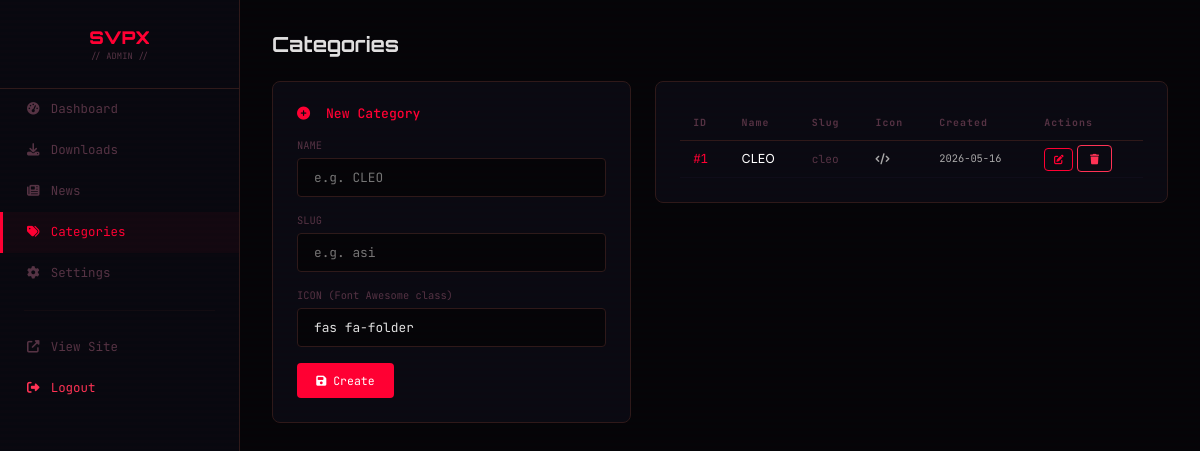
The app's page /admin/categories (signed in) with its own data.
### tables this page shows
CREATE TABLE categories (
            id INTEGER PRIMARY KEY AUTOINCREMENT,
            name TEXT NOT NULL UNIQUE,
            slug TEXT NOT NULL UNIQUE,
            icon TEXT DEFAULT 'fas fa-folder',
            created_at TEXT DEFAULT (datetime('now'))
        );

### app.py (the view, shortened to what this page needs)
@app.route("/admin/categories", methods=["GET", "POST"])
@admin_required
def admin_categories():
    return render_template("admin/categories.html", categories=get_categories())

### app.py (called while the page is built)
def admin_required(f):
    @wraps(f)
    def decorated(*args, **kwargs):
        if not session.get("admin_logged_in"):
            flash("Please login first.", "error")
            return redirect(url_for("admin_login"))
        return f(*args, **kwargs)
    return decorated

@app.context_processor
def inject_globals():
    return {
        "categories": get_categories(),
        "site_name": get_setting("site_name"),
        "server_name": get_setting("server_name"),
        "server_ip": get_setting("server_ip"),
        "discord_link": get_setting("discord_link"),
        "website_version": get_setting("website_version"),
        "current_year": datetime.now().year,
        "format_file_size": format_file_size,
        "get_setting": get_setting,
    }

### database.py (called while the page is built)
def get_db():
    conn = sqlite3.connect(DB_PATH)
    conn.row_factory = sqlite3.Row
    conn.execute("PRAGMA journal_mode=WAL")
    conn.execute("PRAGMA foreign_keys=ON")
    return conn

def get_categories():
    conn = get_db()
    cur = conn.execute("SELECT * FROM categories ORDER BY name")
    items = cur.fetchall()
    conn.close()
    return [dict(c) for c in items]

def get_setting(key):
    conn = get_db()
    cur = conn.execute("SELECT value FROM settings WHERE key=?", (key,))
    row = cur.fetchone()
    conn.close()
    return row["value"] if row else None

### templates/admin/categories.html (shortened to what this page needs)
<!DOCTYPE html>
<html lang="en">
<head>
    <link href="https://cdn.jsdelivr.net/npm/bootstrap@5.3.2/dist/css/bootstrap.min.css" rel="stylesheet">
    <link href="https://cdnjs.cloudflare.com/ajax/libs/font-awesome/6.5.1/css/all.min.css" rel="stylesheet">
</head>
<body>
    <div class="sidebar">
        <div class="sidebar-h"><div class="brand">SVPX</div><div style="font-size:0.55rem;color:var(--muted);font-family:'JetBrains Mono',monospace;">// ADMIN //</div></div>
        <div class="sidebar-nav">
            <a href="{{ url_for('admin_dashboard') }}"><i class="fas fa-tachometer-alt"></i> Dashboard</a>
            <a href="{{ url_for('admin_downloads') }}"><i class="fas fa-download"></i> Downloads</a>
            <a href="{{ url_for('admin_news') }}"><i class="fas fa-newspaper"></i> News</a>
            <a href="{{ url_for('admin_categories') }}" class="active"><i class="fas fa-tags"></i> Categories</a>
            <a href="{{ url_for('admin_settings') }}"><i class="fas fa-cog"></i> Settings</a>
            <hr style="border-color:var(--border);margin:1rem 1.5rem;">
            <a href="{{ url_for('index') }}"><i class="fas fa-external-link-alt"></i> View Site</a>
            <a href="{{ url_for('admin_logout') }}" style="color:#ff3355;"><i class="fas fa-sign-out-alt"></i> Logout</a>
        </div>
    </div>
    <div class="main">
        <h1 style="font-family:'Orbitron',monospace;font-weight:700;font-size:1.3rem;margin-bottom:1.5rem;">Categories</h1>
        <div class="row g-4">
            <div class="col-lg-5">
                <div class="card-c">
                    <h3 style="font-family:'JetBrains Mono',monospace;font-size:0.82rem;color:var(--blue);margin-bottom:1rem;">
                        <i class="fas fa-plus-circle me-2"></i> New Category
                    </h3>
                    <form method="POST" action="{{ url_for('admin_categories') }}">
                        <div class="mb-3">
                            <label style="font-size:0.65rem;color:var(--muted);font-family:'JetBrains Mono',monospace;display:block;margin-bottom:0.3rem;">NAME</label>
                            <input type="text" name="name" class="cyber-inp" required placeholder="e.g. CLEO">
                        </div>
                        <div class="mb-3">
                            <label style="font-size:0.65rem;color:var(--muted);font-family:'JetBrains Mono',monospace;display:block;margin-bottom:0.3rem;">SLUG</label>
                            <input type="text" name="slug" class="cyber-inp" required placeholder="e.g. asi">
                        </div>
                        <div class="mb-3">
                            <label style="font-size:0.65rem;color:var(--muted);font-family:'JetBrains Mono',monospace;display:block;margin-bottom:0.3rem;">ICON (Font Awesome class)</label>
                            <input type="text" name="icon" class="cyber-inp" value="fas fa-folder" placeholder="fas fa-folder">
                        </div>
                        <button type="submit" class="btn-a"><i class="fas fa-save"></i> Create</button>
                    </form>
                </div>
            </div>
            <div class="col-lg-7">
                <div class="card-c">
                    <div style="overflow-x:auto;">
                        <table class="admin-tbl">
                            <thead>
                                <tr><th>ID</th><th>Name</th><th>Slug</th><th>Icon</th><th>Created</th><th>Actions</th></tr>
                            </thead>
                            <tbody>
                                {% for cat in categories %}
                                <tr>
                                    <td style="color:var(--blue);font-family:'JetBrains Mono',monospace;">#{{ cat.id }}</td>
                                    <td style="color:#fff;">{{ cat.name }}</td>
                                    <td style="font-size:0.7rem;font-family:'JetBrains Mono',monospace;color:var(--muted);">{{ cat.slug }}</td>
                                    <td style="font-family:'JetBrains Mono',monospace;font-size:0.7rem;"><i class="{{ cat.icon }}"></i></td>
                                    <td style="font-size:0.65rem;font-family:'JetBrains Mono',monospace;">{{ cat.created_at[:10] }}</td>
                                    <td><a href="{{ url_for('admin_edit_category', category_id=cat.id) }}" class="btn-ao" style="padding:0.25rem 0.55rem;font-size:0.6rem;"><i class="fas fa-edit"></i></a> <a href="{{ url_for('admin_delete_category', category_id=cat.id) }}" class="btn-d" onclick="return confirm('Delete {{ cat.name }}?')"><i class="fas fa-trash"></i></a></td>
                                </tr>
                                {% endfor %}
                            </tbody>
                        </table>
                    </div>
                </div>
            </div>
        </div>
    </div>
</body>
</html>

### templates/admin/categories.html (style rules this page uses)
:root { --bg:#050508; --bg2:#0a0a12; --side:#08080f; --blue:#ff0033; --text:#e0e0e0; --muted:#553344; --border:#2e1a1a; }
* { margin:0; padding:0; box-sizing:border-box; }
body { font-family:'Inter',sans-serif; background:var(--bg); color:var(--text); min-height:100vh; }
body::after { content:''; position:fixed; top:0; left:0; width:100%; height:100%; background:repeating-linear-gradient(0deg,transparent,transparent 3px,rgba(255,0,51,0.006) 3px,rgba(255,0,51,0.006) 6px); pointer-events:none; z-index:9999; }
.sidebar { position:fixed; top:0; left:0; width:240px; height:100vh; background:var(--side); border-right:1px solid var(--border); z-index:1000; }
.sidebar-h { padding:1.5rem; border-bottom:1px solid var(--border); text-align:center; }
.sidebar-h .brand { font-family:'Orbitron',monospace; font-weight:900; font-size:1.1rem; color:var(--blue); }
.sidebar-nav a { display:flex; align-items:center; gap:0.7rem; padding:0.7rem 1.5rem; color:var(--muted); text-decoration:none; font-family:'JetBrains Mono',monospace; font-size:0.78rem; transition:all 0.3s; border-left:3px solid transparent; }
.sidebar-nav a:hover, .sidebar-nav a.active { color:var(--blue); background:rgba(255,0,51,0.04); border-left-color:var(--blue); }
.main { margin-left:240px; padding:2rem; position:relative; z-index:1; }
.card-c { background:var(--bg2); border:1px solid var(--border); border-radius:8px; padding:1.5rem; }
.cyber-inp { background:#050508; border:1px solid var(--border); color:var(--text); font-family:'JetBrains Mono',monospace; font-size:0.8rem; padding:0.55rem 1rem; width:100%; border-radius:4px; outline:none; transition:all 0.3s; }
.btn-a { background:var(--blue); color:#fff; border:none; font-family:'JetBrains Mono',monospace; font-size:0.72rem; padding:0.55rem 1.2rem; border-radius:4px; cursor:pointer; transition:all 0.3s; text-decoration:none; }
.btn-d { background:transparent; border:1px solid #ff3355; color:#ff3355; font-family:'JetBrains Mono',monospace; font-size:0.65rem; padding:0.35rem 0.75rem; border-radius:4px; cursor:pointer; transition:all 0.3s; text-decoration:none; }
.btn-ao { background:transparent; border:1px solid var(--blue); color:var(--blue); font-family:'JetBrains Mono',monospace; font-size:0.65rem; padding:0.35rem 0.75rem; border-radius:4px; cursor:pointer; transition:all 0.3s; text-decoration:none; }
.admin-tbl { width:100%; border-collapse:separate; border-spacing:0; }
.admin-tbl th { font-family:'JetBrains Mono',monospace; font-size:0.62rem; color:var(--muted); letter-spacing:1px; padding:0.6rem 0.8rem; border-bottom:1px solid var(--border); text-align:left; }
.admin-tbl td { padding:0.55rem 0.8rem; border-bottom:1px solid #0e0e1a; font-size:0.78rem; color:#aaa; vertical-align:middle; }

### records on screen
categories: id "1", name "CLEO", slug "cleo", created_at "2026-05-16"
